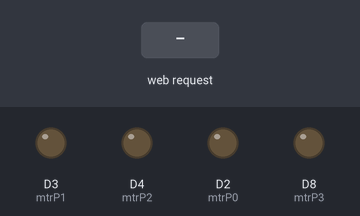
Bench run of a program on a simulated ESP8266 (NodeMCU). Parts: output pins drawn as LEDs (lit = HIGH). The test bench sets the inputs (shaded band). WiFi joins after 1.5 s; servers stay silent unless stated; what the program prints to the serial monitor is not drawn.

Above: at 2.7 s.
2.8 s: HTTP request GET /move?dir=F received
At 3.2 s:
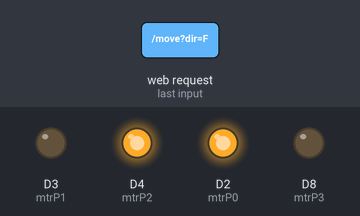
4.3 s: HTTP request GET /move?dir=B received
At 5.5 s:
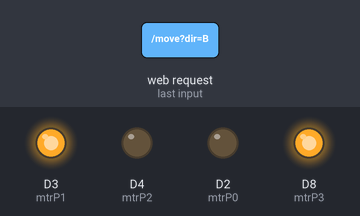
5.8 s: HTTP request GET /move?dir=L received
At 6.6 s:
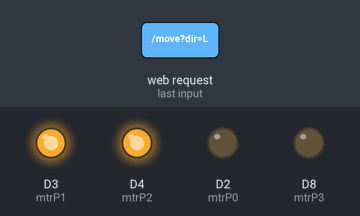
7.3 s: HTTP request GET /move?dir=R received
At 7.7 s:
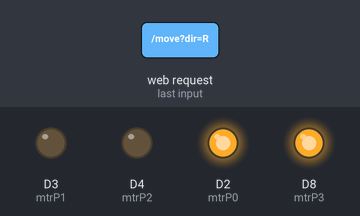
Timing chart, 0 to 9.8 s (numbered marks = the images above; inputs shaded):
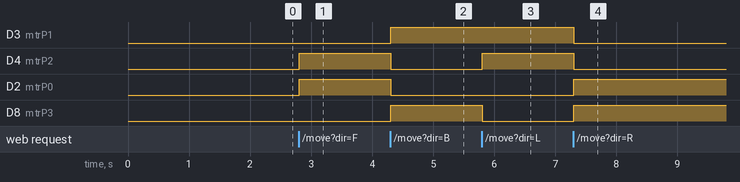

The program:

main.cpp
```cpp
#include <Arduino.h>

/*********
  Rui Santos
  Complete project details at http://randomnerdtutorials.com
  https://randomnerdtutorials.com/esp8266-web-server-with-arduino-ide/
*********/

// Load Wi-Fi library
#include <ESP8266WiFi.h>

// Replace with your network credentials
//const char *ssid = "Tesla IoT";
//const char *password = "fsL6HgjN";
const char *ssid = "WIFI_TI";
const char *password = "123456789";

// Set web server port number to 80
WiFiServer server(80);

// Variable to store the HTTP request
String header;

// Assign output variables to GPIO pins
const int mtrP0 = D2;
const int mtrP1 = D3;
const int mtrP2 = D4;
const int mtrP3 = D8;

// Current time
unsigned long currentTime = millis();
// Previous time
unsigned long previousTime = 0;
// Define timeout time in milliseconds (example: 2000ms = 2s)
const long timeoutTime = 2000;

// give the commands recieved via wifi numbers
#define ERROR 0
#define FORWARD 1
#define BACKWARD 2
#define LEFT 3
#define RIGHT 4
#define STOP 5
#define TURNLEFT 6
#define TURNRIGHT 7
#define TURNHALF 8

//define all the functions
int getWifiCommand();

void setup()
{
  Serial.begin(115200);
  // Initialize the output variables as outputs
  pinMode(mtrP0, OUTPUT);
  pinMode(mtrP1, OUTPUT);
  pinMode(mtrP2, OUTPUT);
  pinMode(mtrP3, OUTPUT);
  // Set outputs to LOW
  digitalWrite(mtrP0, LOW);
  digitalWrite(mtrP1, LOW);
  digitalWrite(mtrP2, LOW);
  digitalWrite(mtrP3, LOW);

  // Connect to Wi-Fi network with SSID and password
  Serial.print("Connecting to ");
  Serial.println(ssid);
  WiFi.begin(ssid, password);
  while (WiFi.status() != WL_CONNECTED)
  {
    delay(500);
    Serial.print(".");
  }
  // Print local IP address and start web server
  Serial.println("");
  Serial.println("WiFi connected.");
  Serial.println("IP address: ");
  Serial.println(WiFi.localIP());
  server.begin();
}

void loop()
{
  int x = getWifiCommand();
  if (x != 0)
  {
    Serial.println(x);
    switch (x)
    {
    case FORWARD:
      // drive forward
      digitalWrite(mtrP0, HIGH);
      digitalWrite(mtrP1, LOW);
      digitalWrite(mtrP2, HIGH);
      digitalWrite(mtrP3, LOW);
      break;
    case BACKWARD:
      // drive backward
      digitalWrite(mtrP0, LOW);
      digitalWrite(mtrP1, HIGH);
      digitalWrite(mtrP2, LOW);
      digitalWrite(mtrP3, HIGH);
      break;
    case LEFT:
      // trun left
      digitalWrite(mtrP0, LOW);
      digitalWrite(mtrP1, HIGH);
      digitalWrite(mtrP2, HIGH);
      digitalWrite(mtrP3, LOW);
      break;
    case RIGHT:
      // trun right
      digitalWrite(mtrP0, HIGH);
      digitalWrite(mtrP1, LOW);
      digitalWrite(mtrP2, LOW);
      digitalWrite(mtrP3, HIGH);
      break;
    case STOP:
      digitalWrite(mtrP0, LOW);
      digitalWrite(mtrP1, LOW);
      digitalWrite(mtrP2, LOW);
      digitalWrite(mtrP3, LOW);
      break;
    case ERROR:
      // do nothing
      break;

    case TURNLEFT:
      // trun left
      digitalWrite(mtrP0, LOW);
      digitalWrite(mtrP1, HIGH);
      digitalWrite(mtrP2, HIGH);
      digitalWrite(mtrP3, LOW);
      delay(750);
      digitalWrite(mtrP1, LOW);
      digitalWrite(mtrP2, LOW);
      break;
    case TURNRIGHT:
      // trun right
      digitalWrite(mtrP0, HIGH);
      digitalWrite(mtrP1, LOW);
      digitalWrite(mtrP2, LOW);
      digitalWrite(mtrP3, HIGH);
      delay(750);
      digitalWrite(mtrP0, LOW);
      digitalWrite(mtrP3, LOW);
      break;
    case TURNHALF:
      //
      break;

    default:
      break;
    }
  }

  //delay(750); // asif he is busy
}

int getWifiCommand()
{
  int command = 0;                        // here we will store the recieved command
  WiFiClient client = server.available(); // Listen for incoming clients

  if (client) // If a new client connects,
  {
    //Serial.println("New Client."); // print a message out in the serial port
    String currentLine = "";    // make a String to hold incoming data from the client
    currentTime = millis();     // read the current time
    previousTime = currentTime; // remeber the begin time
    // as long as the client is connected and we did not exceed the timeoutTime
    while (client.connected() && currentTime - previousTime <= timeoutTime)
    {                         // loop while the client's connected
      currentTime = millis(); // read the current time
      if (client.available()) // if there's bytes to read from the client,
      {
        char c = client.read(); // read a byte, then
        Serial.write(c);        // print it out the serial monitor
        header += c;
        if (c == '\n') // if the byte is a newline character
        {
          // if the current line is blank, you got two newline characters in a row that's the end of the client HTTP request
          if (currentLine.length() == 0)
          {
            // read the recieved command
            if (header.indexOf("GET /move?dir=F") >= 0)
            {
              command = FORWARD;
            }
            else if (header.indexOf("GET /move?dir=B") >= 0)
            {
              command = BACKWARD;
            }
            else if (header.indexOf("GET /move?dir=L") >= 0)
            {
              command = LEFT;
            }
            else if (header.indexOf("GET /move?dir=R") >= 0)
            {
              command = RIGHT;
            }
            else if (header.indexOf("GET /move?dir=S") >= 0)
            {
              command = STOP;
            }
            else if (header.indexOf("GET /action?type=1") >= 0)
            {
              command = TURNLEFT;
            }
            else if (header.indexOf("GET /action?type=2") >= 0)
            {
              command = TURNRIGHT;
            }
            else if (header.indexOf("GET /action?type=3") >= 0)
            {
              command = TURNHALF;
            }
            else
            {
              command = ERROR;
            }
            // Break out of the while loop
            break;
          }
          else
          { // if you got a newline, then clear currentLine
            currentLine = "";
          }
        }
        else if (c != '\r')
        {                   // if you got anything else but a carriage return character,
          currentLine += c; // add it to the end of the currentLine
        }
      }
    }
    // Clear the header variable
    header = "";
    // Close the connection
    client.stop();
    //Serial.println("Client disconnected.");
    //Serial.println("");
  }
  return command;
}
```

Measured:
- after the input at 2.8 s, D4 (mtrP2), D2 (mtrP0): LOW → HIGH at once
- after the input at 4.3 s, D3 (mtrP1), D8 (mtrP3): LOW → HIGH at once; D4 (mtrP2), D2 (mtrP0): HIGH → LOW at once
- after the input at 5.8 s, D4 (mtrP2): LOW → HIGH at once; D8 (mtrP3): HIGH → LOW at once
- after the input at 7.3 s, D3 (mtrP1), D4 (mtrP2): HIGH → LOW at once; D2 (mtrP0), D8 (mtrP3): LOW → HIGH at once
